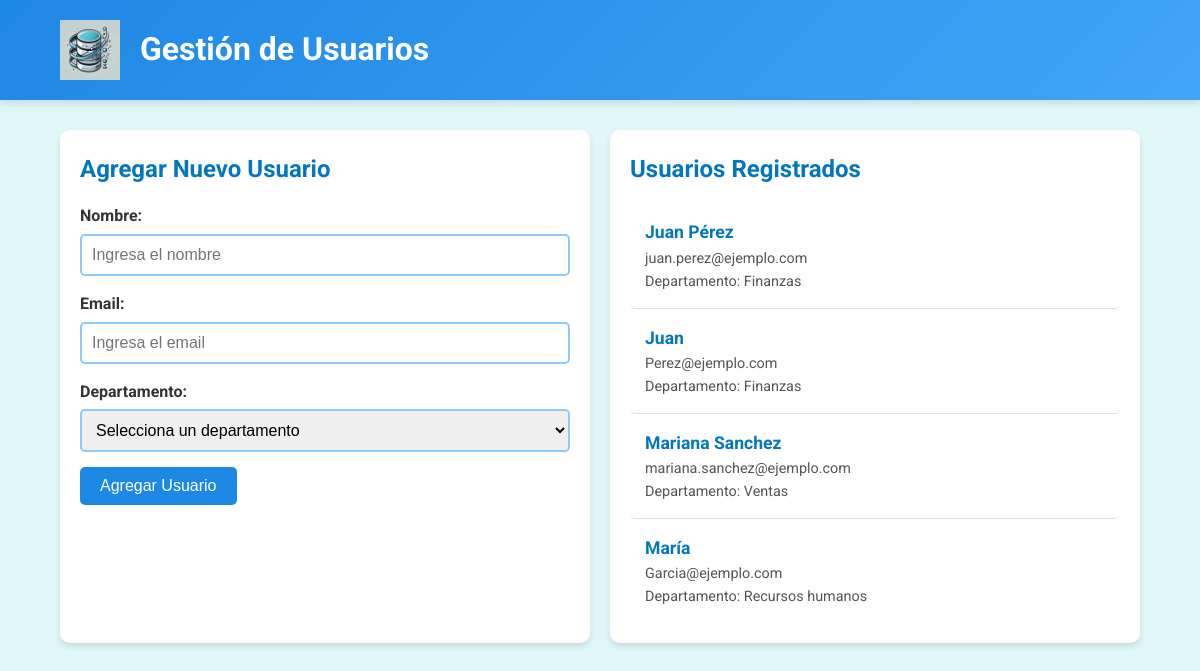
The page /usuarios on the database its author committed.
### models.py (models this page shows, shortened)
class Usuario(db.Model):
    __tablename__ = 'usuarios'
    id = db.Column(db.Integer, primary_key=True)
    nombre = db.Column(db.String(50), nullable=False)
    email = db.Column(db.String(120), unique=True, nullable=False)
    id_departamento = db.Column(db.Integer, db.ForeignKey('departamentos.id'), nullable=False)

class Departamento(db.Model):
    __tablename__ = 'departamentos'
    id = db.Column(db.Integer, primary_key=True)
    nombre = db.Column(db.String(50), nullable=False)
    usuarios = db.relationship('Usuario', backref='departamento', lazy=True)

### routes.py (the view)
@app.route('/usuarios')
def usuarios():
    usuarios = Usuario.query.all()
    departamentos = Departamento.query.all()
    return render_template('usuarios.html', usuarios=usuarios, departamentos=departamentos)

### templates/usuarios.html (shortened to what this page needs)
<!DOCTYPE html>
<html lang="es">
<head>
    <link rel="stylesheet" href="{{ url_for('static', filename='css/estilos.css') }}">
</head>
<body>
    <header>
        <div class="header-content">
            <img src="{{ url_for('static', filename='images/logo.png') }}" alt="Logo" class="logo">
            <h1>Gestión de Usuarios</h1>
        </div>
    </header>
    <div class="container">
        <section class="form-section">
            <h2>Agregar Nuevo Usuario</h2>
            <form action="{{ url_for('add_user_form') }}" method="post">
                <div class="form-group">
                    <label for="nombre">Nombre:</label>
                    <input type="text" id="nombre" name="nombre" placeholder="Ingresa el nombre" required>
                </div>
                <div class="form-group">
                    <label for="email">Email:</label>
                    <input type="email" id="email" name="email" placeholder="Ingresa el email" required>
                </div>
                <div class="form-group">
                    <label for="departamento">Departamento:</label>
                    <select id="departamento" name="departamento" required>
                        <option value="" disabled selected>Selecciona un departamento</option>
                    </select>
                </div>
                <button type="submit" class="btn">Agregar Usuario</button>
            </form>
        </section>
        <section class="list-section">
            <h2>Usuarios Registrados</h2>
            <ul>
                {% for usuario in usuarios %}
                <li class="usuario" data-nombre="{{ usuario.nombre }}" data-email="{{ usuario.email }}">
                    <div class="usuario-info">
                        <strong>{{ usuario.nombre }}</strong>
                        <span>{{ usuario.email }}</span>
                        <span>Departamento: {{ usuario.departamento.nombre }}</span>
                    </div>
                </li>
                {% endfor %}
            </ul>
        </section>
    </div>
</body>
</html>

### static/css/estilos.css (style rules this page uses)
* { margin: 0; padding: 0; box-sizing: border-box; }
body { font-family: 'Roboto', sans-serif; background-color: #e0f7fa; color: #333333; line-height: 1.6; }
header { background: linear-gradient(135deg, #1e88e5, #42a5f5); color: #ffffff; padding: 20px 0; box-shadow: 0 4px 6px rgba(0, 0, 0, 0.1); }
.header-content { width: 90%; max-width: 1200px; margin: auto; display: flex; align-items: center; }
.logo { width: 60px; margin-right: 20px; }
header h1 { font-size: 2em; }
.container { width: 90%; max-width: 1200px; margin: 30px auto; display: flex; flex-wrap: wrap; gap: 20px; }
.form-section, .list-section { background-color: #ffffff; padding: 20px; border-radius: 10px; flex: 1 1 45%; box-shadow: 0 4px 6px rgba(0, 0, 0, 0.1); }
.form-section h2, .list-section h2 { margin-bottom: 15px; color: #0277bd; }
form .form-group { margin-bottom: 15px; }
form label { display: block; margin-bottom: 5px; font-weight: 700; }
form input[type="text"], form input[type="email"], form select { width: 100%; padding: 10px; border: 2px solid #90caf9; border-radius: 5px; font-size: 1em; transition: border-color 0.3s; }
.btn { display: inline-block; padding: 10px 20px; background-color: #1e88e5; color: #ffffff; border: none; border-radius: 5px; cursor: pointer; font-size: 1em; transition: background-color 0.3s; }
.list-section ul { list-style-type: none; }
.list-section li { padding: 15px; border-bottom: 1px solid #e0e0e0; border-radius: 5px; transition: background-color 0.3s, transform 0.3s; cursor: pointer; }
.list-section li:last-child { border-bottom: none; }
.usuario-info { display: flex; flex-direction: column; }
.usuario-info strong { font-size: 1.1em; color: #0277bd; }
.usuario-info span { font-size: 0.9em; color: #555555; }

### rows shown on the page
Usuario: nombre "Juan Pérez", email "juan.perez@ejemplo.com", departamento.nombre "Finanzas"
Usuario: nombre "Juan", email "Perez@ejemplo.com", departamento.nombre "Finanzas"
Usuario: nombre "Mariana Sanchez", email "mariana.sanchez@ejemplo.com", departamento.nombre "Ventas"
Usuario: nombre "María", email "Garcia@ejemplo.com", departamento.nombre "Recursos humanos"
